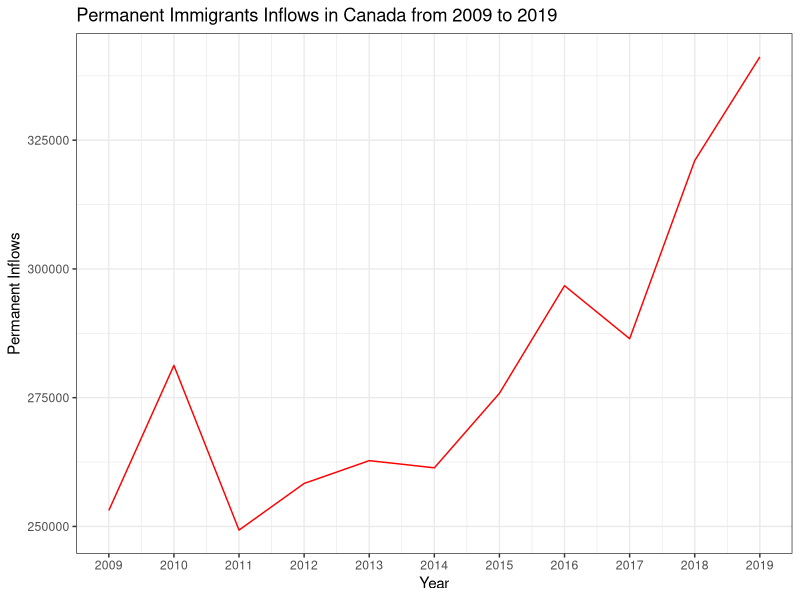

R code for this plot:
## ---- chunk 1
#| include: false
#| warning: false
#| message: false
#| 
#### Initialize quarto workspace by reading csv's ####
library(tidyverse)
library(here)

permanent_immigrant <- read_csv(here::here("inputs/data/permanent_immigrant_inflows_cleaned.csv"))
employment_rate <- read_csv(here::here("inputs/data/employment_rate_cleaned.csv"))
merged_data <- read_csv(here::here("inputs/data/merged_data.csv"))
## ---- chunk 2

#| label: fig-1
#| fig-cap: A graph detailing that the overall increase in Canada's permenant immigration inflow from 2009 to 2019 which is from 249292 to 341173.
#| echo: false
#| warning: false

merged_data %>%
  group_by(Year) %>%
  summarize(Permanent_Inflows = sum(Permanent_Inflows, na.rm = TRUE)) %>%
  ggplot(aes(x = Year, y = Permanent_Inflows)) +
  geom_line(group = 1, color = "red") +
  scale_x_continuous(breaks = seq(2009, 2019, by = 1), labels = c("2009", "2010", "2011", "2012", "2013", "2014", "2015", "2016", "2017", "2018", "2019")) +
  theme_bw() +
  labs(
    title = "Permanent Immigrants Inflows in Canada from 2009 to 2019",
    x = "Year",
    y = "Permanent Inflows" 
  )

